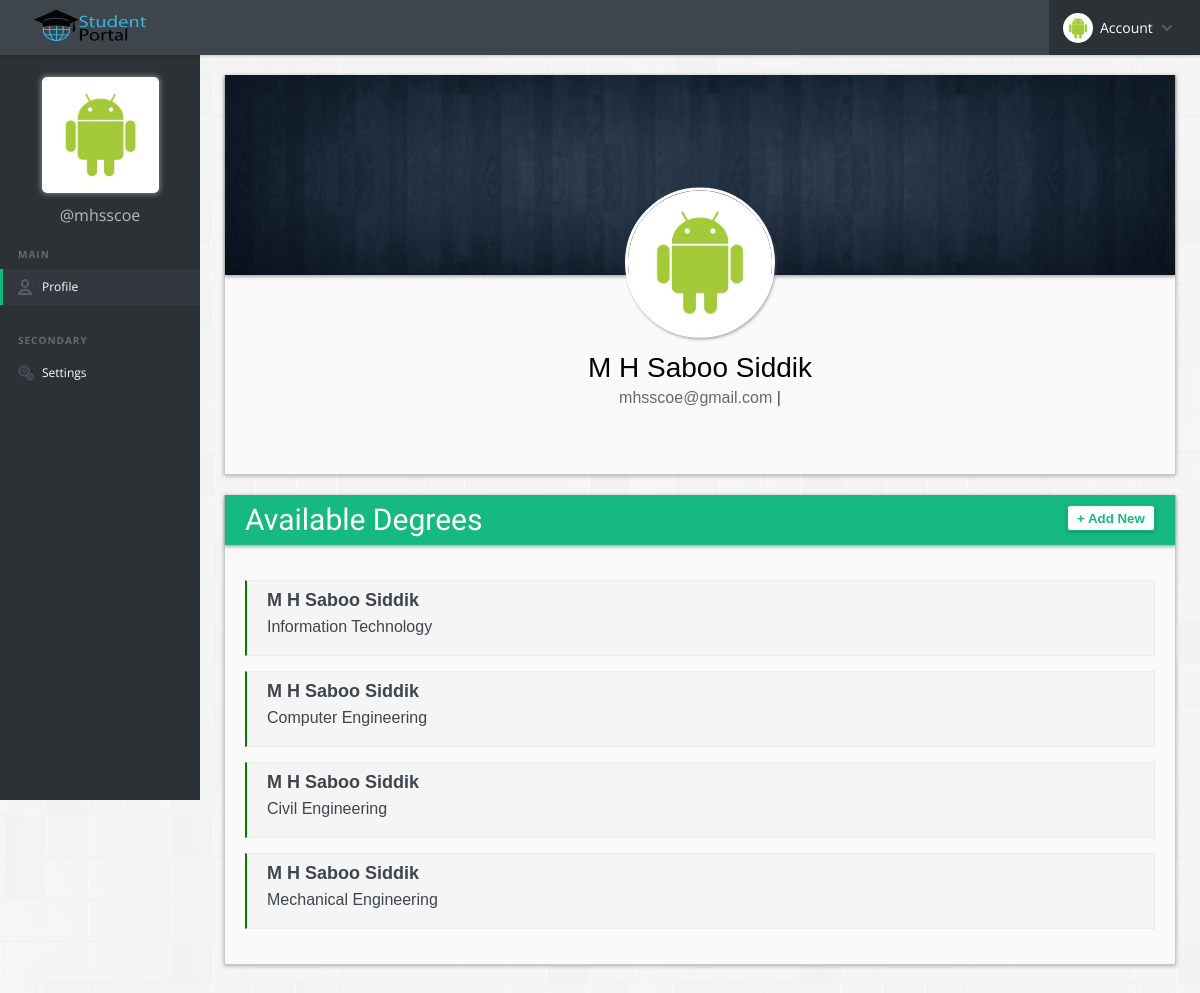
/institute.php?user=2 (signed in), run on the app's committed database.
### tables this page shows
CREATE TABLE `user` (
  `id` int(11) NOT NULL,
  `name` varchar(100) NOT NULL,
  `user_name` varchar(20) NOT NULL,
  `email_id` text NOT NULL,
  `password` varchar(32) NOT NULL,
  `contact_no` varchar(15) NOT NULL,
  `user_type` enum('student','institute','company') NOT NULL,
  `img_url` varchar(255) NOT NULL DEFAULT 'images/dp.png'
);

CREATE TABLE `degree` (
  `degree_id` int(11) NOT NULL,
  `degree_name` varchar(50) NOT NULL,
  `institute_id` int(11) NOT NULL
);

### institute.php (the view, shortened to what this page needs)
<?php
	include 'config.php';
	if (is_numeric($_GET['user'])){
		$query = "select name,email_id,contact_no,img_url,user_type from user where id=".$_GET['user'];
	}
	else{
		$query = "select name,email_id,contact_no,img_url,user_type from user where name='".$_GET['user']."'";
	}
	$table = mysqli_query($connection,$query);
		if($table){
			$rows=mysqli_num_rows($table);
			if($rows == 1){
		    	$row = mysqli_fetch_assoc($table);
		    	$dp = $row['img_url'];
		    	$fullname = $row['name'];
		    	$email = $row['email_id'];
		    	$contact = $row['contact_no'];
		    }
		}
?>
<!DOCTYPE html>
<html lang="en">
<head>
	<link rel="stylesheet" href="css/reset.css">
	<link rel="stylesheet" href="css/style.css">
	<link rel="stylesheet" href="css/media.css">
	<link rel="stylesheet" href="css/profile.css">
</head>
<body>
	<header class="cd-main-header">
		<a href="institute.php?user=<?php echo $_SESSION['login_user'];?>" class="cd-logo"><img src="images/logo.png" alt="Logo"></a>
		<nav class="cd-nav">
			<ul class="cd-top-nav">
				<li class="has-children account">
					<a href="#">
						<img src="<?php echo $_SESSION['dp_url'];?>">
						Account
					</a>
				</li>
			</ul>
		</nav>
	</header>
	<main class="cd-main-content">
		<nav class="cd-side-nav">
			<ul>
				<li class="nav-dp"><a class="dp"><img src="<?php echo $_SESSION['dp_url'];?>"></a></li>
				<li class="nav-name"><h1>@<?php echo $_COOKIE['user_name'];?></h1></li>
				<li class="cd-label">Main</li>
				<li class="profile active">
					<a href="institute.php?user=<?php echo $_SESSION['login_user'];?>">Profile</a>
				</li>
			</ul>
			<ul>
				<li class="cd-label">Secondary</li>
				<li class="settings">
					<a href="institutesettings.php">Settings</a>
				</li>
			</ul>
				<br><br>
				<center>
				<iframe width="120px" height="60px" scrolling="no" src="clock.html"></iframe>
				</center>
		</nav>
		<div class="content-wrapper">
			<div class="profile-container">
				<div class="info-box">
					<img id="pro-timeline" src="images/pro-timeline.jpg"></img>
					<div class="pro-title">
	            		<center><img class="profile-image" src="<?php echo $dp; ?>">
	            		 <p id="pro-name"><?php echo $fullname; ?></p>
	            		 <span class="pro-detail"><?php echo $email; ?></span> | <span class="pro-detail" id="number"><?php echo $contact; ?></span> <br><br>
	            		 </center>
	            	</div>
                </div>
	            <div class="pro-education student">
    	        	<h1 class="heading">Available Degrees<button id="add-edu" class="add-button remove">+ Add New</button></h1>
    	        	<div class="pro-education-body pro-body">
	               		<ul class="education-list">
	               		<?php
							$query = "SELECT * FROM `degree` join `user` on (institute_id = id) where institute_id = ".$_GET['user'];
							$table = mysqli_query($connection,$query);
							if($table){
								$rows=mysqli_num_rows($table);
								if($rows > 0){
									for($x = 0; $x<= $row; $x++){
				    					$row = mysqli_fetch_assoc($table);
				    					if ($row){
						?>
											<li>
						<?php
												$inst_query = "select name from user where id = ".$row['institute_id'];
												$inst_table = mysqli_query($connection, $inst_query);
												if ($inst_table){
													$inst_column = mysqli_fetch_assoc($inst_table);
													echo "<p style='padding-bottom: 10px; font-size:18px; font-weight:bold'>".$inst_column['name']."</p>";
												}
												$deg_query = "select degree_name from degree where degree_id = ".$row['degree_id'];
												$deg_table = mysqli_query($connection, $deg_query);
												if ($deg_table){
													$deg_column = mysqli_fetch_assoc($deg_table);
													echo "<p style='padding-bottom: 10px;'>".$deg_column['degree_name']."</p>";
												}
						?>
											</li>
						<?php
										}
				    				}
								}
							}
						?>
		                </ul>
	            	</div>
	            </div>
    	        </div>
            </div>
	</main>
</body>
</html>

### css/profile.css (style rules this page uses)
.profile-container { display: block; font-family: helvetica; width: 100%; }
.profile-container > div { border:1px solid rgba(0,0,0,0.2); border-top:none; box-shadow: 0px 1px 4px rgba(0,0,0,0.3); background-color: rgb(250,250,250); margin:20px auto; }
.profile-image { height: 150px; width: 150px; border-radius: 50%; margin:0.5%; border:3px solid white; box-shadow: 1px 2px 3px rgba(100,100,100,0.5); }
div.info-box { max-height: 400px; }
img#pro-timeline { width: 100%; max-height: 200px; box-shadow: 0px 2px 3px rgba(0,0,0,0.3); }
div.pro-title { position: relative; transform: translateY(-40%); }
p#pro-name { color: black; font-size: 28px; font-family: helvetica; padding: 8px; }
span.pro-detail { font-size: 16px; opacity: 0.8; }
.pro-education h1, .pro-skill h1, .pro-interest h1 { font-family: 'Ropa Sans'; color: white; background-color: #16b980; border:none; padding: 10px 20px; box-shadow: 0px 2px 3px rgba(0,0,0,0.3); margin:0; }
button.add-button { float: right; padding: 0.5% 1%; border:1px solid #16b980; background-color: white; color: #16b980; font-weight: bolder; }
.pro-body { padding: 20px; }
.pro-body ul li { background-color: rgb(245,245,245); max-width: auto; margin:15px 0px; padding: 10px 20px; border: 1px solid rgb(235,235,235); border-left: 2px solid green; }

### data on the page
user: img_url (picture), name "M H Saboo Siddik", email "mhsscoe@gmail.com", degree.degree_name "Information Technology", degree.degree_name "Computer Engineering", degree.degree_name "Civil Engineering", degree.degree_name "Mechanical Engineering"

### other printed values
$_COOKIE['user_name'] "mhsscoe"
